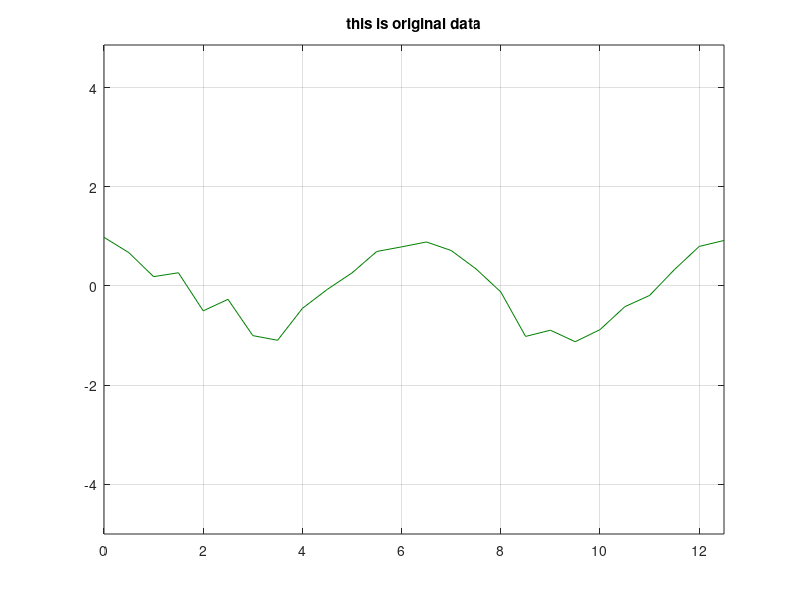

This figure's MATLAB source:
function [ X_o, Y_o, prediction_x ] = generateData_cos()

%%
global train_dt pred_dt T
train_dt = 0.5;
pred_dt = 0.01;
T = 4*pi;

% tranning data
X_o = 0:train_dt:T;
Y_o = zeros(1, size(X_o, 2));
Y_o = cos(X_o) + 0.2 * randn(1, size(X_o, 2));
% Y_o = cos(X_o);

% predcition data for x
prediction_x = 0:pred_dt:T;

plot(X_o(1,:), Y_o(1, :), 'linewidth', 0.1, 'color', [0 0.5 0])
axis equal
grid on
title (['this is original data']) 


X_o = X_o';
Y_o = Y_o';

end

